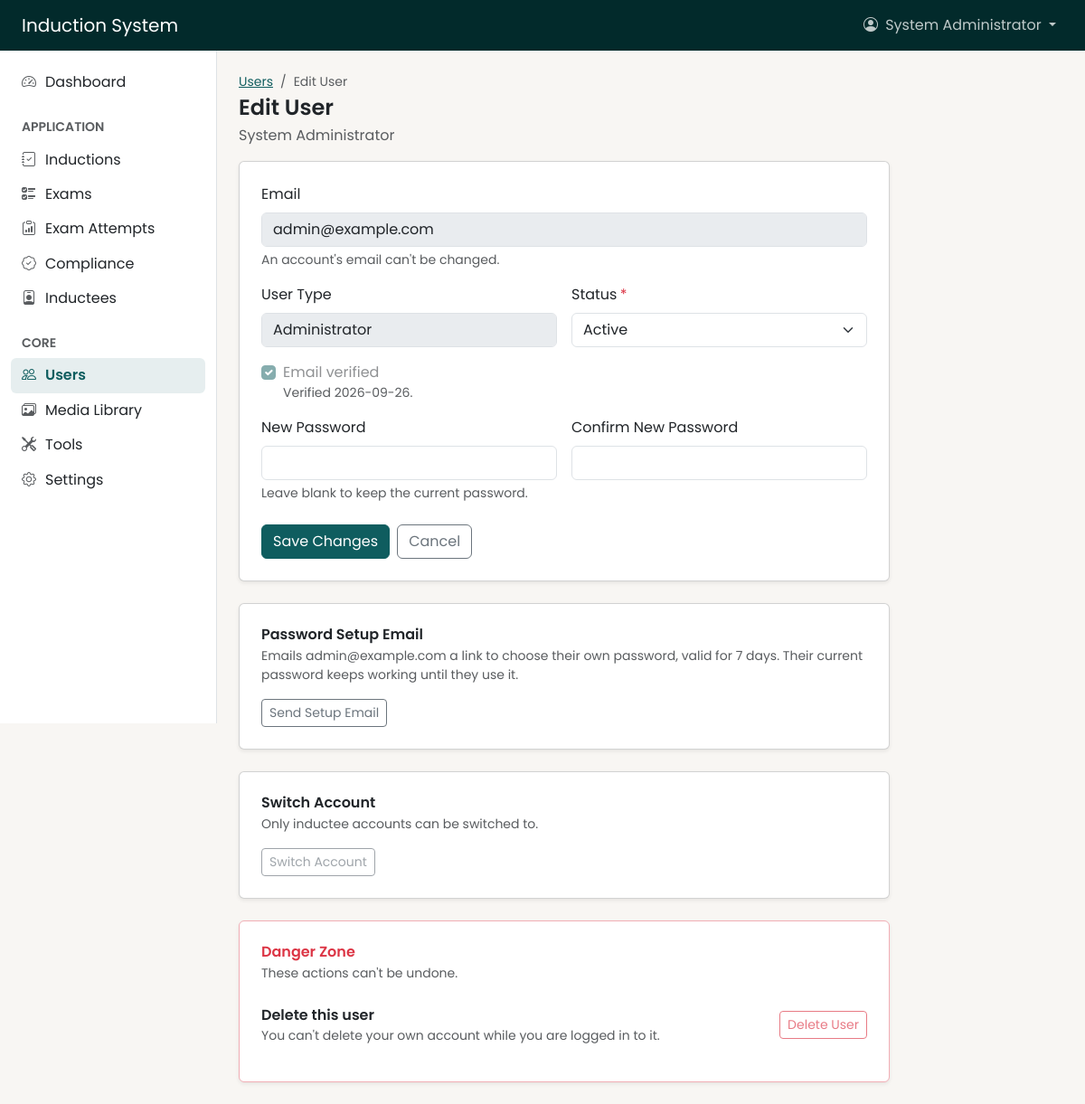
/admin/users/edit.php?id=1 (signed in), run on the app's committed database.
### tables this page shows
CREATE TABLE users (
    id INT UNSIGNED NOT NULL AUTO_INCREMENT,
    email VARCHAR(255) NOT NULL,
    password VARCHAR(255) NOT NULL,
    user_type ENUM('admin', 'inductee') NOT NULL,
    status ENUM('active', 'inactive', 'suspended') NOT NULL DEFAULT 'active',
     
     
    profile_completed TINYINT(1) NOT NULL DEFAULT 0,
    email_verified_at DATETIME NULL,
    email_verification_token VARCHAR(64) NULL,
    email_verification_expires_at DATETIME NULL,
    password_reset_token VARCHAR(64) NULL,
    password_reset_expires_at DATETIME NULL,
    created_at DATETIME NOT NULL DEFAULT CURRENT_TIMESTAMP,
    updated_at DATETIME NOT NULL DEFAULT CURRENT_TIMESTAMP ON UPDATE CURRENT_TIMESTAMP,
    PRIMARY KEY (id),
    UNIQUE KEY uq_users_email (email),
    KEY idx_users_email_verification_token (email_verification_token),
    KEY idx_users_password_reset_token (password_reset_token)
);

### admin/users/edit.php (called while the page is built, shortened)
<?php
require __DIR__ . '/../../bootstrap.php';
$id = (int) ($_GET['id'] ?? $_POST['id'] ?? 0);
$service = new UserManagementService();
$user = $service->find($id);
$errors = get_errors();
require __DIR__ . '/../../views/admin/users/edit.php';

### bootstrap.php (called while the page is built, shortened)
<?php
spl_autoload_register(function (string $class): void {
    $prefix = 'App\\';
    $relative = substr($class, strlen($prefix));
    $path = __DIR__ . '/app/' . str_replace('\\', '/', $relative) . '.php';
});
require __DIR__ . '/app/Core/helpers.php';

### app/Core/Database.php (called while the page is built, shortened)
<?php
class Database
{
    private static ?PDO $connection = null;
    public static function connection(): PDO
    {
        if (self::$connection === null) {
            $config = app_config()['database'];
            $dsn = sprintf(
                '%s:host=%s;port=%s;dbname=%s;charset=%s',
                $config['driver'],
                $config['host'],
                $config['port'],
                $config['database'],
                $config['charset']
            );
            self::$connection = new PDO($dsn, $config['username'], $config['password'], [
                PDO::ATTR_ERRMODE => PDO::ERRMODE_EXCEPTION,
                PDO::ATTR_DEFAULT_FETCH_MODE => PDO::FETCH_ASSOC,
                PDO::ATTR_EMULATE_PREPARES => false,
            ]);
            self::$connection->exec("SET time_zone = '" . (new \DateTimeImmutable())->format('P') . "'");
        }
        return self::$connection;
    }
}

### app/Admin/Services/UserManagementService.php (called while the page is built, shortened)
<?php
class UserManagementService
{
    private UserRepository $users;
    public function __construct()
    {
        $this->users = new UserRepository();
    }
    public function find(int $id): ?array
    {
        return $this->users->findWithProfile($id);
    }
}

### app/Core/Auth/UserRepository.php (called while the page is built, shortened)
<?php
class UserRepository
{
    private PDO $db;
    public function __construct()
    {
        $this->db = Database::connection();
    }
    public function findById(int $id): ?array
    {
        $stmt = $this->db->prepare(
            'SELECT u.*,
                    COALESCE(ap.first_name, ip.first_name) AS first_name,
                    COALESCE(ap.last_name, ip.last_name) AS last_name
             FROM users u
             LEFT JOIN admin_profiles ap ON ap.user_id = u.id
             LEFT JOIN inductee_profiles ip ON ip.user_id = u.id
             WHERE u.id = ?'
        );
        $stmt->execute([$id]);
        $user = $stmt->fetch();
        return $user ?: null;
    }
    public function findWithProfile(int $id): ?array
    {
        return $this->findById($id);
    }
}

### app/Core/helpers.php (called while the page is built, shortened)
<?php
function e(?string $value): string
{
    return htmlspecialchars((string) $value, ENT_QUOTES, 'UTF-8');
}
function old(string $key, string $default = ''): string
{
    return e($_SESSION['old'][$key] ?? $default);
}
function get_errors(): array
{
    $errors = $_SESSION['errors'] ?? [];
    return $errors;
}
function error_for(array $errors, string $field): ?string
{
    return $errors[$field] ?? null;
}

### app/Core/Auth.php (called while the page is built, shortened)
<?php
class Auth
{
    private static ?array $userCache = null;
    public static function id(): ?int
    {
        return $_SESSION['user_id'] ?? null;
    }
    public static function user(): ?array
    {
        $id = self::id();
        if (self::$userCache === null || (int) self::$userCache['id'] !== $id) {
            $user = (new UserRepository())->findById($id);
            self::$userCache = $user;
        }
        return self::$userCache;
    }
}

### views/admin/users/edit.php (the view, shortened to what this page needs)
<?php
require __DIR__ . '/../../partials/admin-header.php';
$isOwnAccount = (int) $user['id'] === (int) ($authUser['id'] ?? 0);
$isInductee = $user['user_type'] === 'inductee';
$userName = trim(($user['first_name'] ?? '') . ' ' . ($user['last_name'] ?? '')) ?: (string) $user['email'];
$emailVerified = $user['email_verified_at'] !== null;
?>
<div class="page-narrow">
    <div class="page-header">
        <div>
            <nav aria-label="Breadcrumb">
                <ol class="breadcrumb">
                    <li class="breadcrumb-item"><a href="/admin/users/index.php">Users</a></li>
                    <li class="breadcrumb-item active" aria-current="page">Edit User</li>
                </ol>
            </nav>
            <h1 class="page-title">Edit User</h1>
            <p class="page-subtitle"><?= e($userName) ?></p>
        </div>
    </div>
    <div class="card shadow-sm">
        <div class="card-body p-4">
            <form method="post" action="/admin/users/edit.php?id=<?= (int) $user['id'] ?>" novalidate>
                <div class="mb-3">
                    <label for="email" class="form-label">Email</label>
                    <input type="email" class="form-control" id="email" value="<?= e((string) $user['email']) ?>" disabled>
                    <div class="form-text">An account's email can't be changed.</div>
                </div>
                <div class="row g-3 mb-3">
                    <div class="col-sm">
                        <label for="user_type" class="form-label">User Type</label>
                        <input type="text" class="form-control" id="user_type"
                               value="<?= $user['user_type'] === 'admin' ? 'Administrator' : 'Inductee' ?>" disabled>
                    </div>
                    <div class="col-sm">
                        <label for="status" class="form-label required">Status</label>
                        <select class="form-select <?= error_for($errors, 'status') ? 'is-invalid' : '' ?>" id="status" name="status" required>
                            <?php foreach (['active' => 'Active', 'inactive' => 'Inactive', 'suspended' => 'Suspended'] as $value => $label): ?>
                                <option value="<?= $value ?>" <?= old('status', (string) $user['status']) === $value ? 'selected' : '' ?>><?= $label ?></option>
                            <?php endforeach; ?>
                        </select>
                    </div>
                </div>
                <div class="form-check mb-3">
                    <?php if ($emailVerified): ?>
                        <input class="form-check-input" type="checkbox" id="email_verified" checked disabled>
                        <label class="form-check-label" for="email_verified">Email verified</label>
                        <div class="form-text mt-0">Verified <?= e(date('Y-m-d', strtotime((string) $user['email_verified_at']))) ?>.</div>
                    <?php endif; ?>
                </div>
                <div class="row g-3 mb-3">
                    <div class="col-sm">
                        <label for="password" class="form-label">New Password</label>
                        <input type="password" class="form-control <?= error_for($errors, 'password') ? 'is-invalid' : '' ?>"
                               id="password" name="password" autocomplete="new-password">
                        <?php if ($error = error_for($errors, 'password')): ?>
                            <div class="invalid-feedback"><?= e($error) ?></div>
                        <?php else: ?>
                            <div class="form-text">Leave blank to keep the current password.</div>
                        <?php endif; ?>
                    </div>
                    <div class="col-sm">
                        <label for="password_confirmation" class="form-label">Confirm New Password</label>
                        <input type="password" class="form-control <?= error_for($errors, 'password_confirmation') ? 'is-invalid' : '' ?>"
                               id="password_confirmation" name="password_confirmation" autocomplete="new-password">
                    </div>
                </div>
                <div class="form-actions">
                    <button type="submit" class="btn btn-primary">Save Changes</button>
                    <a href="/admin/users/index.php" class="btn btn-outline-secondary">Cancel</a>
                </div>
            </form>
        </div>
    </div>
    <div class="card shadow-sm mt-4">
        <div class="card-body p-4">
            <h2 class="fs-6 mb-1">Password Setup Email</h2>
            <p class="text-muted small mb-3">
                Emails <?= e((string) $user['email']) ?> a link to choose their own password, valid for
                <?= AuthService::SETUP_LINK_DAYS ?> days. Their current password keeps working until they use it.
            </p>
            <form method="post" action="/admin/users/send-setup-email.php" class="d-inline">
                <button type="submit" class="btn btn-outline-secondary btn-sm" <?= $user['status'] !== 'active' ? 'disabled' : '' ?>>Send Setup Email</button>
            </form>
        </div>
    </div>
    <div class="card shadow-sm mt-4">
        <div class="card-body p-4">
            <h2 class="fs-6 mb-1">Switch Account</h2>
            <p class="text-muted small mb-3">
                <?php if (!$isInductee): ?>
                    Only inductee accounts can be switched to.
                <?php elseif ($user['status'] !== 'active'): ?>
                    Only active accounts can be switched to. Set Status to Active first.
                <?php else: ?>
                    Use the site as <?= e($userName) ?>, without their password. Everything you do counts as theirs.
                    Switch Back, at the top of every page, returns you here.
                <?php endif; ?>
            </p>
            <form method="post" action="/admin/users/switch.php" class="d-inline">
                <button type="submit" class="btn btn-outline-secondary btn-sm" <?= !$isInductee || $user['status'] !== 'active' ? 'disabled' : '' ?>>Switch Account</button>
            </form>
        </div>
    </div>
    <div class="card border-danger-subtle shadow-sm mt-4">
        <div class="card-body p-4">
            <h2 class="fs-6 text-danger mb-1">Danger Zone</h2>
            <p class="text-muted small mb-2">These actions can't be undone.</p>
            <div class="list-group list-group-flush">
                <div class="list-group-item px-0 py-3 d-flex flex-wrap flex-sm-nowrap justify-content-between align-items-center gap-3">
                    <div>
                        <div class="fw-semibold">Delete this user</div>
                        <div class="text-muted small">
                            <?php if ($isOwnAccount): ?>
                                You can't delete your own account while you are logged in to it.
                            <?php else: ?>
                                Permanently removes the account. If the user has exam attempts or compliance records,
                                those must be deleted too (cascade delete).
                            <?php endif; ?>
                        </div>
                    </div>
                    <button type="button" class="btn btn-outline-danger btn-sm text-nowrap flex-shrink-0" data-bs-toggle="modal" data-bs-target="#deleteUserModal"
                        <?= $isOwnAccount ? 'disabled' : '' ?>>
                        Delete User
                    </button>
                </div>
            </div>
        </div>
    </div>
</div>
<?php require __DIR__ . '/../../partials/admin-footer.php'; ?>

### data on the page
users: email "admin@example.com", user_type "Administrator", status "Active", email_verified_at "2026-09-26"

### other printed values
$appName "Induction System"
$accountName "System Administrator"
$sidebarItem['label'] "Dashboard"
$sidebarGroup "APPLICATION"
$sidebarItem['label'] "Inductions"
$sidebarItem['label'] "Exams"
$sidebarItem['label'] "Exam Attempts"
$sidebarItem['label'] "Compliance"
$sidebarItem['label'] "Inductees"
$sidebarGroup "CORE"
$sidebarItem['label'] "Users"
$sidebarItem['label'] "Media Library"
$sidebarItem['label'] "Tools"
$sidebarItem['label'] "Settings"
$userName "System Administrator"
